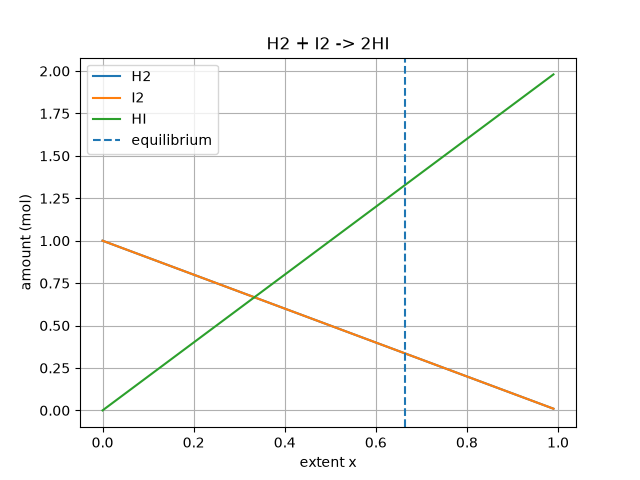

Reproduce this figure in Python.
"""
PW2 Lab B Part 4 -- chemical equilibrium via the equilibrium constant K.

Reaction  H2 + I2 <=> 2 HI, starting from 1 mol H2 and 1 mol I2.
As the reaction proceeds by an extent x:  H2 = 1-x,  I2 = 1-x,  HI = 2x.
At equilibrium the composition satisfies the equilibrium constant
        K = [HI]^2 / ([H2][I2]) = (2x)^2 / ((1-x)(1-x)).
Given K, find the extent x. Solve it TWO ways and compare.
Run:  python equilibrium.py
"""
import numpy as np
import matplotlib.pyplot as plt
from scipy.optimize import newton, minimize

K = 15.6
a = b = 1.0

# TODO 1: write k_imbalance(x) = (2x)^2/((a-x)(b-x)) - K.
#         It equals zero exactly at equilibrium.

def k_imbalance(x):
    return (2*x)**2 / ((a-x)*(b-x)) - K

# TODO 2 (method 1): use scipy.optimize.newton to find the root of k_imbalance
#         (start x0=0.5). This is root-finding.

x_newton = newton(k_imbalance, 0.5)

# TODO 3 (method 2): use scipy.optimize.minimize to minimise k_imbalance(x)**2
#         (method "SLSQP", bounds [(0, 0.999)], x0=[0.5]). Print both answers
#         and confirm they agree.

x = minimize(lambda x: k_imbalance(x[0])**2, x0=[0.5], method="SLSQP", bounds=[(0, 0.999)]
)

x_slsqp = x.x[0]
print("SLSQP x:", x_slsqp)
print("Newton x:", x_newton)
if x_slsqp // 0.01 == x_newton // 0.01:
    print("SLSQP and Newton agree")
else:
    print("SLSQP and Newton do not agree")

# TODO 4: report the equilibrium amounts (H2, I2, HI), and plot how the three
#         amounts change with the extent x, marking the equilibrium. Save
#         equilibrium.png.

n_H2 = a-x_slsqp
n_I2 = b-x_slsqp
n_HI =2*x_slsqp

print("H2:", n_H2)
print("I2:", n_I2)
print("HI:", n_HI)

x_values = np.linspace(0, 0.99, 200)

H2 = a-x_values
I2 = b-x_values
HI = 2*x_values

plt.plot(x_values, H2, label="H2")
plt.plot(x_values, I2, label="I2")
plt.plot(x_values, HI, label="HI")

plt.axvline(x_slsqp, linestyle="--", label="equilibrium")

plt.xlabel("extent x")
plt.ylabel("amount (mol)")
plt.title("H2 + I2 -> 2HI")
plt.legend()
plt.grid()
plt.savefig("equilibrium.png")
plt.show()
